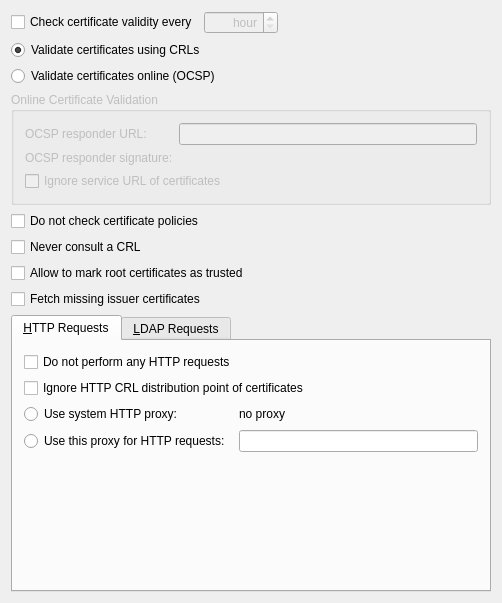
<ui version="4.0" >
 <class>Kleo::Config::SMimeValidationConfigurationWidget</class>
 <widget class="QWidget" name="Kleo::Config::SMimeValidationConfigurationWidget" >
  <property name="geometry" >
   <rect>
    <x>0</x>
    <y>0</y>
    <width>502</width>
    <height>603</height>
   </rect>
  </property>
  <layout class="QVBoxLayout" name="verticalLayout" >
   <item>
    <layout class="QHBoxLayout" name="horizontalLayout" >
     <item>
      <widget class="QCheckBox" name="intervalRefreshCB" >
       <property name="whatsThis" >
        <string>This option enables interval checking of certificate validity. You can also choose the checking interval (in hours). Note that validation is perfomed implicitly whenever significant files in ~/.gnupg change. This option therefore only affects external factors of certificate validity.</string>
       </property>
       <property name="text" >
        <string>Check certificate validity every</string>
       </property>
      </widget>
     </item>
     <item>
      <widget class="QSpinBox" name="intervalRefreshSB" >
       <property name="enabled" >
        <bool>false</bool>
       </property>
       <property name="whatsThis" >
        <string>This option enables interval checking of certificate validity. You can also choose the checking interval (in hours). Note that validation is perfomed implicitly whenever significant files in ~/.gnupg change. This option therefore only affects external factors of certificate validity.</string>
       </property>
       <property name="alignment" >
        <set>Qt::AlignRight|Qt::AlignTrailing|Qt::AlignVCenter</set>
       </property>
       <property name="specialValueText" >
        <string>hour</string>
       </property>
       <property name="suffix" >
        <string> hours</string>
       </property>
       <property name="minimum" >
        <number>1</number>
       </property>
       <property name="maximum" >
        <number>24</number>
       </property>
      </widget>
     </item>
     <item>
      <spacer name="horizontalSpacer" >
       <property name="orientation" >
        <enum>Qt::Horizontal</enum>
       </property>
       <property name="sizeHint" stdset="0" >
        <size>
         <width>40</width>
         <height>20</height>
        </size>
       </property>
      </spacer>
     </item>
    </layout>
   </item>
   <item>
    <widget class="QRadioButton" name="CRLRB" >
     <property name="whatsThis" >
      <string>If this option is selected, S/MIME certificates are validated using Certificate Revocation Lists (CRLs).</string>
     </property>
     <property name="text" >
      <string>Validate certificates using CRLs</string>
     </property>
     <property name="checked" >
      <bool>true</bool>
     </property>
    </widget>
   </item>
   <item>
    <widget class="QRadioButton" name="OCSPRB" >
     <property name="whatsThis" >
      <string>If this option is selected, S/MIME certificates are validated online using the Online Certificates Status Protocol (OCSP). Fill in the URL of the OCSP responder below.</string>
     </property>
     <property name="text" >
      <string>Validate certificates online (OCSP)</string>
     </property>
    </widget>
   </item>
   <item>
    <widget class="QGroupBox" name="OCSPGroupBox" >
     <property name="enabled" >
      <bool>false</bool>
     </property>
     <property name="title" >
      <string>Online Certificate Validation</string>
     </property>
     <layout class="QGridLayout" >
      <item row="0" column="0" >
       <widget class="QLabel" name="textLabel1" >
        <property name="text" >
         <string>OCSP responder URL:</string>
        </property>
        <property name="wordWrap" >
         <bool>false</bool>
        </property>
       </widget>
      </item>
      <item row="0" column="1" >
       <widget class="QLineEdit" name="OCSPResponderURL" >
        <property name="whatsThis" >
         <string>Enter here the address of the server for online validation of certificates (OCSP responder). The URL is usually starting with http://.</string>
        </property>
       </widget>
      </item>
      <item row="1" column="0" >
       <widget class="QLabel" name="textLabel2" >
        <property name="text" >
         <string>OCSP responder signature:</string>
        </property>
        <property name="wordWrap" >
         <bool>false</bool>
        </property>
       </widget>
      </item>
      <item row="2" column="0" colspan="2" >
       <widget class="QCheckBox" name="ignoreServiceURLCB" >
        <property name="text" >
         <string>Ignore service URL of certificates</string>
        </property>
       </widget>
      </item>
      <item row="1" column="1" >
       <widget class="KleopatraClient::Gui::CertificateRequester" native="1" name="OCSPResponderSignature" />
      </item>
     </layout>
    </widget>
   </item>
   <item>
    <widget class="QCheckBox" name="doNotCheckCertPolicyCB" >
     <property name="whatsThis" >
      <string>By default GnuPG uses the file ~/.gnupg/policies.txt to check if a certificate policy is allowed. If this option is selected, policies are not checked.</string>
     </property>
     <property name="text" >
      <string>Do not check certificate policies</string>
     </property>
    </widget>
   </item>
   <item>
    <widget class="QCheckBox" name="neverConsultCB" >
     <property name="whatsThis" >
      <string>If this option is checked, Certificate Revocation Lists are never used to validate S/MIME certificates.</string>
     </property>
     <property name="text" >
      <string>Never consult a CRL</string>
     </property>
    </widget>
   </item>
   <item>
    <widget class="QCheckBox" name="allowMarkTrustedCB" >
     <property name="whatsThis" >
      <string>If this option is checked while a root CA certificate is being imported, you will be asked to confirm its fingerprint and state whether or not you consider this root certificate to be trusted. A root certificate needs to be trusted before the certificates it certified become trusted, but lightly allowing trusted root certificates into your certificate store will undermine the security of the system.</string>
     </property>
     <property name="text" >
      <string>Allow to mark root certificates as trusted</string>
     </property>
    </widget>
   </item>
   <item>
    <widget class="QCheckBox" name="fetchMissingCB" >
     <property name="whatsThis" >
      <string>If this option is checked, missing issuer certificates are fetched when necessary (this applies to both validation methods, CRLs and OCSP)</string>
     </property>
     <property name="text" >
      <string>Fetch missing issuer certificates</string>
     </property>
    </widget>
   </item>
   <item>
    <widget class="QTabWidget" name="requestsTabs" >
     <widget class="QWidget" name="tabHTTP" >
      <attribute name="title" >
       <string>&amp;HTTP Requests</string>
      </attribute>
      <layout class="QGridLayout" >
       <item row="0" column="0" colspan="2" >
        <widget class="QCheckBox" name="disableHTTPCB" >
         <property name="whatsThis" >
          <string>Entirely disables the use of HTTP for S/MIME.</string>
         </property>
         <property name="text" >
          <string>Do not perform any HTTP requests</string>
         </property>
        </widget>
       </item>
       <item row="1" column="0" colspan="2" >
        <widget class="QCheckBox" name="ignoreHTTPDPCB" >
         <property name="whatsThis" >
          <string>When looking for the location of a CRL, the to-be-tested certificate usually contains what are known as "CRL Distribution Point" (DP) entries, which are URLs describing the way to access the URL. The first found DP entry is used.  With this option all entries using the HTTP scheme are ignored when looking for a suitable DP.</string>
         </property>
         <property name="text" >
          <string>Ignore HTTP CRL distribution point of certificates</string>
         </property>
        </widget>
       </item>
       <item row="2" column="0" >
        <widget class="QRadioButton" name="honorHTTPProxyRB" >
         <property name="whatsThis" >
          <string>If this option is selected, the value of the HTTP proxy shown on the right (which comes from the environment variable http_proxy) will be used for any HTTP request.</string>
         </property>
         <property name="text" >
          <string>Use system HTTP proxy:</string>
         </property>
        </widget>
       </item>
       <item row="2" column="1" >
        <widget class="QLabel" name="systemHTTPProxy" >
         <property name="text" >
          <string>no proxy</string>
         </property>
         <property name="wordWrap" >
          <bool>false</bool>
         </property>
        </widget>
       </item>
       <item row="3" column="0" >
        <widget class="QRadioButton" name="useCustomHTTPProxyRB" >
         <property name="text" >
          <string>Use this proxy for HTTP requests: </string>
         </property>
        </widget>
       </item>
       <item row="3" column="1" >
        <widget class="QLineEdit" name="customHTTPProxy" >
         <property name="whatsThis" >
          <string>Enter here the location of your HTTP Proxy, which will be used for all HTTP requests relating to S/MIME. The syntax is host:port, for instance myproxy.nowhere.com:3128.</string>
         </property>
        </widget>
       </item>
       <item row="4" column="0" colspan="2" >
        <spacer>
         <property name="orientation" >
          <enum>Qt::Vertical</enum>
         </property>
         <property name="sizeHint" stdset="0" >
          <size>
           <width>320</width>
           <height>16</height>
          </size>
         </property>
        </spacer>
       </item>
      </layout>
     </widget>
     <widget class="QWidget" name="tabLDAP" >
      <attribute name="title" >
       <string>&amp;LDAP Requests</string>
      </attribute>
      <layout class="QGridLayout" >
       <item row="0" column="0" colspan="2" >
        <widget class="QCheckBox" name="disableLDAPCB" >
         <property name="whatsThis" >
          <string>Entirely disables the use of LDAP for S/MIME.</string>
         </property>
         <property name="text" >
          <string>Do not perform any LDAP requests</string>
         </property>
        </widget>
       </item>
       <item row="1" column="0" colspan="2" >
        <widget class="QCheckBox" name="ignoreLDAPDPCB" >
         <property name="whatsThis" >
          <string>When looking for the location of a CRL, the to-be-tested certificate usually contains what are known as "CRL Distribution Point" (DP) entries, which are URLs describing the way to access the URL. The first found DP entry is used.  With this option all entries using the LDAP scheme are ignored when looking for a suitable DP.</string>
         </property>
         <property name="text" >
          <string>Ignore LDAP CRL distribution point of certificates</string>
         </property>
        </widget>
       </item>
       <item row="2" column="0" >
        <widget class="QLabel" name="customLDAPLabel" >
         <property name="text" >
          <string>Primary host for LDAP requests:</string>
         </property>
         <property name="wordWrap" >
          <bool>false</bool>
         </property>
        </widget>
       </item>
       <item row="2" column="1" >
        <widget class="QLineEdit" name="customLDAPProxy" >
         <property name="whatsThis" >
          <string>Entering a LDAP server here will make all LDAP requests go to that server first. More precisely, this setting overrides any specified host and port part in a LDAP URL and will also be used if host and port have been omitted from the URL. Other LDAP servers will be used only if the connection to the "proxy" failed.
The syntax is "HOST" or "HOST:PORT". If PORT is omitted, port 389 (standard LDAP port) is used.</string>
         </property>
        </widget>
       </item>
       <item row="3" column="0" colspan="2" >
        <spacer>
         <property name="orientation" >
          <enum>Qt::Vertical</enum>
         </property>
         <property name="sizeHint" stdset="0" >
          <size>
           <width>320</width>
           <height>16</height>
          </size>
         </property>
        </spacer>
       </item>
      </layout>
     </widget>
    </widget>
   </item>
  </layout>
 </widget>
 <layoutdefault spacing="6" margin="11" />
 <pixmapfunction>qPixmapFromMimeSource</pixmapfunction>
 <customwidgets>
  <customwidget>
   <class>KleopatraClient::Gui::CertificateRequester</class>
   <extends>QWidget</extends>
   <header>libkleopatraclient/gui/certificaterequester.h</header>
   <container>1</container>
  </customwidget>
 </customwidgets>
 <includes>
  <include location="local" >ui/keyrequester.h</include>
 </includes>
 <resources/>
 <connections>
  <connection>
   <sender>CRLRB</sender>
   <signal>toggled(bool)</signal>
   <receiver>OCSPGroupBox</receiver>
   <slot>setDisabled(bool)</slot>
   <hints>
    <hint type="sourcelabel" >
     <x>20</x>
     <y>20</y>
    </hint>
    <hint type="destinationlabel" >
     <x>29</x>
     <y>99</y>
    </hint>
   </hints>
  </connection>
  <connection>
   <sender>useCustomHTTPProxyRB</sender>
   <signal>toggled(bool)</signal>
   <receiver>customHTTPProxy</receiver>
   <slot>setEnabled(bool)</slot>
   <hints>
    <hint type="sourcelabel" >
     <x>44</x>
     <y>542</y>
    </hint>
    <hint type="destinationlabel" >
     <x>481</x>
     <y>542</y>
    </hint>
   </hints>
  </connection>
  <connection>
   <sender>disableLDAPCB</sender>
   <signal>toggled(bool)</signal>
   <receiver>ignoreLDAPDPCB</receiver>
   <slot>setDisabled(bool)</slot>
   <hints>
    <hint type="sourcelabel" >
     <x>190</x>
     <y>440</y>
    </hint>
    <hint type="destinationlabel" >
     <x>188</x>
     <y>471</y>
    </hint>
   </hints>
  </connection>
  <connection>
   <sender>disableLDAPCB</sender>
   <signal>toggled(bool)</signal>
   <receiver>customLDAPLabel</receiver>
   <slot>setDisabled(bool)</slot>
   <hints>
    <hint type="sourcelabel" >
     <x>136</x>
     <y>440</y>
    </hint>
    <hint type="destinationlabel" >
     <x>146</x>
     <y>508</y>
    </hint>
   </hints>
  </connection>
  <connection>
   <sender>disableLDAPCB</sender>
   <signal>toggled(bool)</signal>
   <receiver>customLDAPProxy</receiver>
   <slot>setDisabled(bool)</slot>
   <hints>
    <hint type="sourcelabel" >
     <x>328</x>
     <y>440</y>
    </hint>
    <hint type="destinationlabel" >
     <x>481</x>
     <y>508</y>
    </hint>
   </hints>
  </connection>
  <connection>
   <sender>disableHTTPCB</sender>
   <signal>toggled(bool)</signal>
   <receiver>ignoreHTTPDPCB</receiver>
   <slot>setDisabled(bool)</slot>
   <hints>
    <hint type="sourcelabel" >
     <x>338</x>
     <y>440</y>
    </hint>
    <hint type="destinationlabel" >
     <x>338</x>
     <y>471</y>
    </hint>
   </hints>
  </connection>
  <connection>
   <sender>disableHTTPCB</sender>
   <signal>toggled(bool)</signal>
   <receiver>honorHTTPProxyRB</receiver>
   <slot>setDisabled(bool)</slot>
   <hints>
    <hint type="sourcelabel" >
     <x>116</x>
     <y>440</y>
    </hint>
    <hint type="destinationlabel" >
     <x>126</x>
     <y>507</y>
    </hint>
   </hints>
  </connection>
  <connection>
   <sender>disableHTTPCB</sender>
   <signal>toggled(bool)</signal>
   <receiver>useCustomHTTPProxyRB</receiver>
   <slot>setDisabled(bool)</slot>
   <hints>
    <hint type="sourcelabel" >
     <x>92</x>
     <y>440</y>
    </hint>
    <hint type="destinationlabel" >
     <x>98</x>
     <y>542</y>
    </hint>
   </hints>
  </connection>
  <connection>
   <sender>intervalRefreshCB</sender>
   <signal>toggled(bool)</signal>
   <receiver>intervalRefreshSB</receiver>
   <slot>setEnabled(bool)</slot>
   <hints>
    <hint type="sourcelabel" >
     <x>282</x>
     <y>243</y>
    </hint>
    <hint type="destinationlabel" >
     <x>334</x>
     <y>245</y>
    </hint>
   </hints>
  </connection>
 </connections>
</ui>
